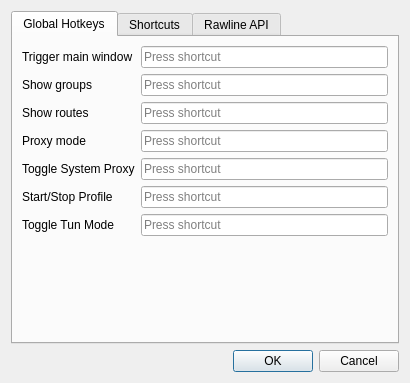
<?xml version="1.0" encoding="UTF-8"?>
<ui version="4.0">
 <class>DialogIntegration</class>
 <widget class="QDialog" name="DialogIntegration">
  <property name="geometry">
   <rect>
    <x>0</x>
    <y>0</y>
    <width>410</width>
    <height>383</height>
   </rect>
  </property>
  <property name="windowTitle">
   <string>Integration Settings</string>
  </property>
  <layout class="QVBoxLayout" name="verticalLayout">
   <item>
    <widget class="QTabWidget" name="tabWidget">
     <property name="currentIndex">
      <number>0</number>
     </property>
     <widget class="QWidget" name="tab">
      <attribute name="title">
       <string>Global Hotkeys</string>
      </attribute>
      <layout class="QFormLayout" name="formLayout">
       <item row="0" column="0">
        <widget class="QLabel" name="label">
         <property name="text">
          <string>Trigger main window</string>
         </property>
         <property name="buddy">
          <cstring>show_mainwindow</cstring>
         </property>
        </widget>
       </item>
       <item row="0" column="1">
        <widget class="QtExtKeySequenceEdit" name="show_mainwindow"/>
       </item>
       <item row="1" column="0">
        <widget class="QLabel" name="label_3">
         <property name="text">
          <string>Show groups</string>
         </property>
         <property name="buddy">
          <cstring>show_groups</cstring>
         </property>
        </widget>
       </item>
       <item row="1" column="1">
        <widget class="QtExtKeySequenceEdit" name="show_groups"/>
       </item>
       <item row="2" column="0">
        <widget class="QLabel" name="label_4">
         <property name="text">
          <string>Show routes</string>
         </property>
         <property name="buddy">
          <cstring>show_routes</cstring>
         </property>
        </widget>
       </item>
       <item row="2" column="1">
        <widget class="QtExtKeySequenceEdit" name="show_routes"/>
       </item>
       <item row="3" column="0">
        <widget class="QLabel" name="label_2">
         <property name="text">
          <string>Proxy mode</string>
         </property>
         <property name="buddy">
          <cstring>system_proxy</cstring>
         </property>
        </widget>
       </item>
       <item row="3" column="1">
        <widget class="QtExtKeySequenceEdit" name="system_proxy"/>
       </item>
       <item row="4" column="0">
        <widget class="QLabel" name="toggle_proxy_l">
         <property name="text">
          <string>Toggle System Proxy</string>
         </property>
         <property name="buddy">
          <cstring>toggle_proxy</cstring>
         </property>
        </widget>
       </item>
       <item row="4" column="1">
        <widget class="QtExtKeySequenceEdit" name="toggle_proxy"/>
       </item>
       <item row="5" column="0">
        <widget class="QLabel" name="toggle_connection_l">
         <property name="text">
          <string>Start/Stop Profile</string>
         </property>
         <property name="buddy">
          <cstring>toggle_connection</cstring>
         </property>
        </widget>
       </item>
       <item row="5" column="1">
        <widget class="QtExtKeySequenceEdit" name="toggle_connection"/>
       </item>
       <item row="6" column="0">
        <widget class="QLabel" name="toggle_tun_l">
         <property name="text">
          <string>Toggle Tun Mode</string>
         </property>
         <property name="buddy">
          <cstring>toggle_tun</cstring>
         </property>
        </widget>
       </item>
       <item row="6" column="1">
        <widget class="QtExtKeySequenceEdit" name="toggle_tun"/>
       </item>
      </layout>
     </widget>
     <widget class="QWidget" name="tab_2">
      <attribute name="title">
       <string>Shortcuts</string>
      </attribute>
      <layout class="QHBoxLayout" name="horizontalLayout">
       <item>
        <widget class="QScrollArea" name="shortcut_area">
         <property name="horizontalScrollBarPolicy">
          <enum>Qt::ScrollBarPolicy::ScrollBarAsNeeded</enum>
         </property>
         <property name="widgetResizable">
          <bool>true</bool>
         </property>
         <widget class="QWidget" name="scrollAreaWidgetContents">
          <property name="geometry">
           <rect>
            <x>0</x>
            <y>0</y>
            <width>59</width>
            <height>16</height>
           </rect>
          </property>
         </widget>
        </widget>
       </item>
      </layout>
     </widget>
     <widget class="QWidget" name="tab_api">
      <attribute name="title">
       <string>Rawline API</string>
      </attribute>
      <layout class="QFormLayout" name="apiLayout">
       <item row="0" column="0" colspan="2">
        <widget class="QCheckBox" name="api_enable">
         <property name="text">
          <string>Enable the Rawline API</string>
         </property>
        </widget>
       </item>
       <item row="1" column="0">
        <widget class="QLabel" name="api_listen_l">
         <property name="text">
          <string>Listen on</string>
         </property>
         <property name="buddy">
          <cstring>api_listen</cstring>
         </property>
        </widget>
       </item>
       <item row="1" column="1">
        <widget class="QComboBox" name="api_listen">
         <item>
          <property name="text">
           <string>This computer only</string>
          </property>
         </item>
         <item>
          <property name="text">
           <string>Local network</string>
          </property>
         </item>
        </widget>
       </item>
       <item row="2" column="0">
        <widget class="QLabel" name="api_port_l">
         <property name="text">
          <string>Port</string>
         </property>
         <property name="buddy">
          <cstring>api_port</cstring>
         </property>
        </widget>
       </item>
       <item row="2" column="1">
        <widget class="QSpinBox" name="api_port">
         <property name="minimum">
          <number>1</number>
         </property>
         <property name="maximum">
          <number>65535</number>
         </property>
         <property name="value">
          <number>9095</number>
         </property>
        </widget>
       </item>
       <item row="3" column="0">
        <widget class="QLabel" name="api_allow_l">
         <property name="text">
          <string>Allowed addresses</string>
         </property>
         <property name="buddy">
          <cstring>api_allow</cstring>
         </property>
        </widget>
       </item>
       <item row="3" column="1">
        <widget class="QLineEdit" name="api_allow">
         <property name="placeholderText">
          <string>Any address, or e.g. 192.168.1.0/24, 10.0.0.5</string>
         </property>
        </widget>
       </item>
       <item row="4" column="0" colspan="2">
        <widget class="QCheckBox" name="api_admin_lan">
         <property name="toolTip">
          <string>Lets devices on the local network import, delete, change settings, back up and restore through the Rawline API. This device can always do so.</string>
         </property>
         <property name="text">
          <string>Allow management from the local network</string>
         </property>
        </widget>
       </item>
       <item row="5" column="0">
        <widget class="QLabel" name="api_key_l">
         <property name="text">
          <string>Key</string>
         </property>
         <property name="buddy">
          <cstring>api_key</cstring>
         </property>
        </widget>
       </item>
       <item row="5" column="1">
        <widget class="QLineEdit" name="api_key">
         <property name="echoMode">
          <enum>QLineEdit::EchoMode::Password</enum>
         </property>
         <property name="readOnly">
          <bool>true</bool>
         </property>
        </widget>
       </item>
       <item row="6" column="1">
        <layout class="QHBoxLayout" name="apiKeyButtons">
         <item>
          <widget class="QPushButton" name="api_key_show">
           <property name="text">
            <string>Show</string>
           </property>
           <property name="checkable">
            <bool>true</bool>
           </property>
          </widget>
         </item>
         <item>
          <widget class="QPushButton" name="api_key_copy">
           <property name="text">
            <string>Copy</string>
           </property>
          </widget>
         </item>
         <item>
          <widget class="QPushButton" name="api_key_regenerate">
           <property name="text">
            <string>Regenerate</string>
           </property>
          </widget>
         </item>
         <item>
          <spacer name="apiKeyButtonsSpacer">
           <property name="orientation">
            <enum>Qt::Orientation::Horizontal</enum>
           </property>
           <property name="sizeHint" stdset="0">
            <size>
             <width>40</width>
             <height>20</height>
            </size>
           </property>
          </spacer>
         </item>
        </layout>
       </item>
       <item row="7" column="1">
        <layout class="QHBoxLayout" name="apiCopyLayout">
         <item>
          <widget class="QPushButton" name="api_copy_env">
           <property name="text">
            <string>Copy for scripts</string>
           </property>
          </widget>
         </item>
         <item>
          <spacer name="apiCopySpacer">
           <property name="orientation">
            <enum>Qt::Orientation::Horizontal</enum>
           </property>
           <property name="sizeHint" stdset="0">
            <size>
             <width>40</width>
             <height>20</height>
            </size>
           </property>
          </spacer>
         </item>
        </layout>
       </item>
       <item row="8" column="0">
        <widget class="QLabel" name="api_status_l">
         <property name="text">
          <string>Status</string>
         </property>
        </widget>
       </item>
       <item row="8" column="1">
        <widget class="QLabel" name="api_status">
         <property name="textFormat">
          <enum>Qt::TextFormat::PlainText</enum>
         </property>
         <property name="wordWrap">
          <bool>true</bool>
         </property>
         <property name="textInteractionFlags">
          <set>Qt::TextInteractionFlag::TextSelectableByMouse</set>
         </property>
        </widget>
       </item>
       <item row="9" column="0" colspan="2">
        <widget class="QLabel" name="api_lan_warning">
         <property name="text">
          <string>Devices on your network can control Rawline with this key. Your firewall may ask to allow Rawline.</string>
         </property>
         <property name="textFormat">
          <enum>Qt::TextFormat::PlainText</enum>
         </property>
         <property name="wordWrap">
          <bool>true</bool>
         </property>
        </widget>
       </item>
       <item row="10" column="0" colspan="2">
        <widget class="QLabel" name="api_help">
         <property name="textFormat">
          <enum>Qt::TextFormat::RichText</enum>
         </property>
         <property name="wordWrap">
          <bool>true</bool>
         </property>
         <property name="openExternalLinks">
          <bool>true</bool>
         </property>
        </widget>
       </item>
      </layout>
     </widget>
    </widget>
   </item>
   <item>
    <widget class="QDialogButtonBox" name="buttonBox">
     <property name="focusPolicy">
      <enum>Qt::FocusPolicy::StrongFocus</enum>
     </property>
     <property name="standardButtons">
      <set>QDialogButtonBox::StandardButton::Cancel|QDialogButtonBox::StandardButton::Ok</set>
     </property>
    </widget>
   </item>
  </layout>
 </widget>
 <customwidgets>
  <customwidget>
   <class>QtExtKeySequenceEdit</class>
   <extends>QKeySequenceEdit</extends>
   <header>3rdparty/QtExtKeySequenceEdit.h</header>
  </customwidget>
 </customwidgets>
 <tabstops>
  <tabstop>buttonBox</tabstop>
 </tabstops>
 <resources/>
 <connections>
  <connection>
   <sender>buttonBox</sender>
   <signal>accepted()</signal>
   <receiver>DialogIntegration</receiver>
   <slot>accept()</slot>
   <hints>
    <hint type="sourcelabel">
     <x>258</x>
     <y>255</y>
    </hint>
    <hint type="destinationlabel">
     <x>199</x>
     <y>149</y>
    </hint>
   </hints>
  </connection>
  <connection>
   <sender>buttonBox</sender>
   <signal>rejected()</signal>
   <receiver>DialogIntegration</receiver>
   <slot>reject()</slot>
   <hints>
    <hint type="sourcelabel">
     <x>258</x>
     <y>255</y>
    </hint>
    <hint type="destinationlabel">
     <x>199</x>
     <y>149</y>
    </hint>
   </hints>
  </connection>
 </connections>
</ui>
